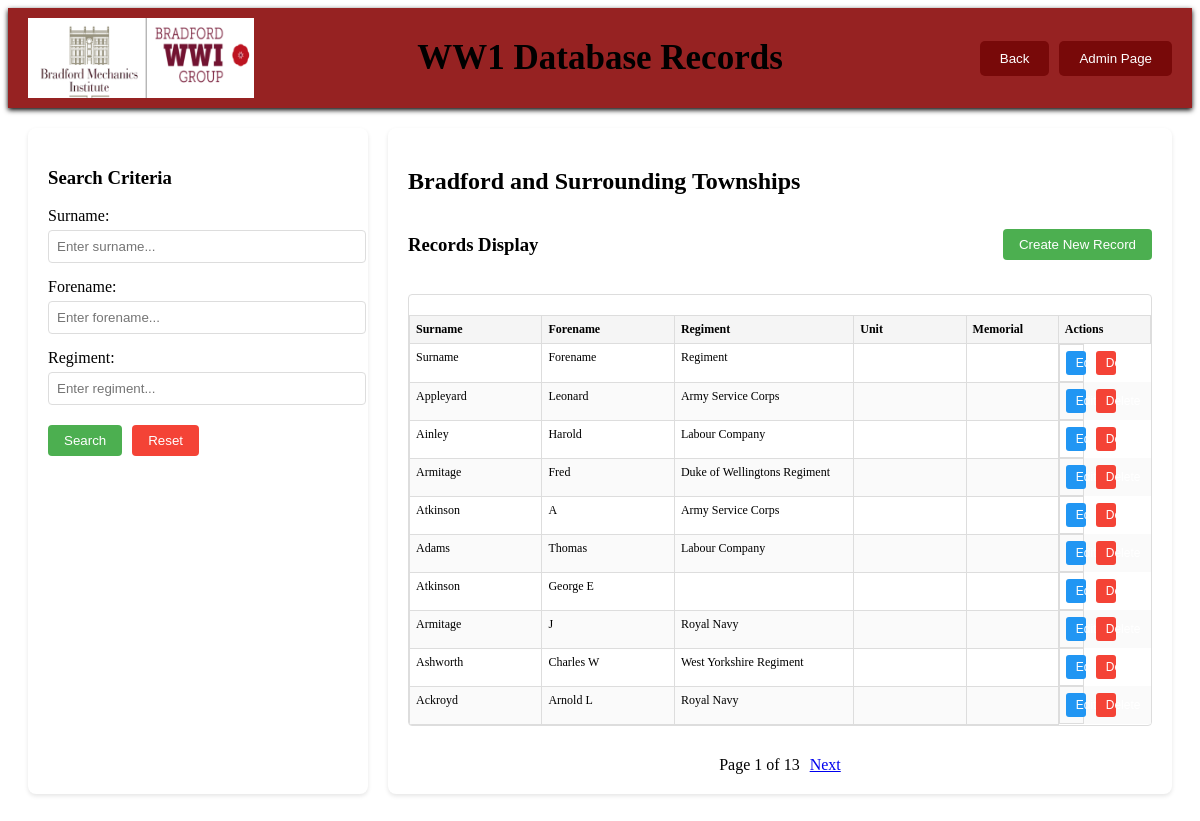
/admin/AdminTownship.php, run on the app's committed database.
### tables this page shows
CREATE TABLE `township` (
  `HonourID` int(11) NOT NULL,
  `Surname` varchar(35) NOT NULL,
  `Forename` varchar(35) NOT NULL,
  `Address` varchar(255) NOT NULL,
  `Electoral Ward` varchar(255) NOT NULL,
  `Town` varchar(255) NOT NULL,
  `Rank` varchar(255) NOT NULL,
  `Regiment` varchar(255) NOT NULL,
  `Battalion` varchar(255) DEFAULT NULL,
  `Company` varchar(255) NOT NULL,
  `Age` varchar(255) NOT NULL,
  `Service No` varchar(255) NOT NULL,
  `Other Regiment` varchar(255) NOT NULL,
  `Other Battalion` varchar(255) DEFAULT NULL,
  `Other Service No.` varchar(255) NOT NULL,
  `Medals` varchar(255) NOT NULL,
  `Enlistment Date` date NOT NULL,
  `Discharge Date` date NOT NULL,
  `Death (in service) Date` date NOT NULL,
  `Misc Info Nroh` text NOT NULL,
  `Cemetery/Memorial` varchar(255) NOT NULL,
  `Cemetery/Memorial Ref` varchar(255) NOT NULL,
  `Cemetery/Memorial Country` varchar(255) NOT NULL,
  `Additional CWCG Info` text NOT NULL
);

### admin/AdminTownship.php (the view, shortened to what this page needs)
<?php
require 'db_connect.php';
$surname = $_GET['surname'] ?? '';
$forename = $_GET['forename'] ?? '';
$regiment = $_GET['regiment'] ?? '';
$page = $_GET['page'] ?? 1;
$records_per_page = 10;
$offset = ($page - 1) * $records_per_page;
$query = "SELECT * FROM township WHERE 1=1";
$params = [];
$query .= " LIMIT ? OFFSET ?";
$params[] = $records_per_page;
$params[] = $offset;
$stmt = $mysqli->prepare($query);
$bind_types = str_repeat('s', count($params) - 2) . 'ii';
$stmt->bind_param($bind_types, ...$params);
$stmt->execute();
$results = $stmt->get_result()->fetch_all(MYSQLI_ASSOC);
$total_query = "SELECT COUNT(*) FROM township WHERE 1=1";
$total_stmt = $mysqli->prepare($total_query);
$total_stmt->execute();
$total_results = $total_stmt->get_result()->fetch_row()[0];
$total_pages = ceil($total_results / $records_per_page);
?>
<!DOCTYPE html>
<html lang="en">
<head>
    <link rel="stylesheet" href="AdminDatabase.css">
</head>
<body>
<div class="navbar">
        <div class="logo">
            <img src="../../rsc/GroupLogo.png" alt="WW1 Group">
        </div>
        <div class="title">
            WW1 Database Records
        </div>
        <div class="navbuttons">
            <button type="button" onclick="location.href='AdminSection2.html'">Back</button>
            <button type="button" onclick="location.href='AdminManageDatabase.html'">Admin Page</button>
        </div>
    </div>
    <div class="container">
        <div class="search-panel">
            <h3>Search Criteria</h3>
            <form id="searchForm" method="get">
                <div class="form-group">
                    <label for="surname">Surname:</label>
                    <input type="text" id="surname" name="surname" placeholder="Enter surname..." value="<?php echo htmlspecialchars($surname); ?>">
                </div>
                <div class="form-group">
                    <label for="forename">Forename:</label>
                    <input type="text" id="forename" name="forename" placeholder="Enter forename..." value="<?php echo htmlspecialchars($forename); ?>">
                </div>
                <div class="form-group">
                    <label for="regiment">Regiment:</label>
                    <input type="text" id="regiment" name="regiment" placeholder="Enter regiment..." value="<?php echo htmlspecialchars($regiment); ?>">
                </div>
                <div class="form-buttons">
                    <button type="button" id="searchButton">Search</button>
                    <button type="button" id="resetButton" onclick="window.location.href = 'AdminTownship.php';">Reset</button>
                </div>
            </form>
        </div>
        <div class="content-panel">
            <div class="database-title">
                <h2>Bradford and Surrounding Townships</h2>
            </div>
            <div class="records-container">
                <div class="records-header">
                    <h3 id="resultsHeading">Records Display</h3>
                    <button id="createRecordBtn" class="create-record-btn">Create New Record</button>
                </div>
                <div class="display">
                    <?php
                    if (empty($results)) {
                        echo "<p>No records found.</p>";
                    } else {
                        echo "<table class='records-table'>";
                        echo "<thead><tr>
                            <th>Surname</th>
                            <th>Forename</th>
                            <th>Regiment</th>
                            <th>Unit</th>
                            <th>Memorial</th>
                            <th>Actions</th>
                        </tr></thead><tbody>";
                        foreach ($results as $row) {
                            echo "<tr>";
                            echo "<td>" . htmlspecialchars($row['Surname']) . "</td>";
                            echo "<td>" . htmlspecialchars($row['Forename']) . "</td>";
                            echo "<td>" . htmlspecialchars($row['Regiment']) . "</td>";
                            echo "<td>" . htmlspecialchars($row['Unit']) . "</td>";
                            echo "<td>" . htmlspecialchars($row['Memorial']) . "</td>";
                            echo "<td class='action-buttons'>
                                <button class='edit-btn' data-id='" . $row['id'] . "'
                                data-surname='" . htmlspecialchars($row['Surname']) . "'
                                data-forename='" . htmlspecialchars($row['Forename']) . "'
                                data-regiment='" . htmlspecialchars($row['Regiment']) . "'
                                data-unit='" . htmlspecialchars($row['Unit']) . "'
                                data-memorial='" . htmlspecialchars($row['Memorial']) . "'>Edit</button>
                                <button class='delete-btn' data-id='" . $row['id'] . "'>Delete</button>
                            </td>";
                            echo "</tr>";
                        }
                        echo "</tbody></table>";
                    }
                    ?>
                </div>
                <div class="pagination">
                    <span id="pageInfo">Page <?php echo $page; ?> of <?php echo $total_pages; ?></span>
                    <?php if ($page < $total_pages): ?>
                        <a href="?surname=<?php echo urlencode($surname); ?>&forename=<?php echo urlencode($forename); ?>&regiment=<?php echo urlencode($regiment); ?>&page=<?php echo $page + 1; ?>">Next</a>
                    <?php endif; ?>
                </div>
            </div>
        </div>
    </div>
</body>
</html>

### admin/AdminDatabase.css (style rules this page uses)
.container { display: flex; padding: 20px; gap: 20px; }
.navbar { display: flex; justify-content: space-between; align-items: center; width: 100%; background-color: #962222; padding: 10px 20px; box-sizing: border-box; box-shadow: 0 2px 5px rgba(0, 0, 0, 1); height: 100px; position: relative; }
.navbar .logo { background-color: #ffffff; height: 100%; align-items: center; display: flex; }
.navbar .logo img { height: 80px; }
.navbar .title { color: black; font-size: 35px; position: absolute; left: 50%; transform: translateX(-50%); white-space: nowrap; font-family: 'Kameron'; font-weight: bold; }
.navbar .navbuttons { display: flex; gap: 10px; }
.navbar .navbuttons button { padding: 10px 20px; background-color: #780909; color: white; border: none; cursor: pointer; border-radius: 5px; }
.search-panel { flex: 0 0 300px; padding: 20px; background: white; border-radius: 8px; box-shadow: 0 2px 4px rgba(0,0,0,0.1); }
.content-panel { flex: 1; background: white; padding: 20px; border-radius: 8px; box-shadow: 0 2px 4px rgba(0,0,0,0.1); }
.form-group { margin-bottom: 15px; }
.form-group label { display: block; margin-bottom: 5px; }
.form-group input { width: 100%; padding: 8px; border: 1px solid #ddd; border-radius: 4px; }
.form-buttons { display: flex; gap: 10px; margin-top: 20px; }
.form-buttons button { padding: 8px 16px; border: none; border-radius: 4px; cursor: pointer; }
#searchButton { background-color: #4CAF50; color: white; }
#resetButton { background-color: #f44336; color: white; }
.display table { width: 100%; border-collapse: collapse; margin-top: 20px; }
.display th, .display td { padding: 12px; text-align: left; border: 1px solid #ddd; }
.display th { background-color: #f5f5f5; font-weight: bold; }
.display tr:nth-child(even) { background-color: #fafafa; }
.pagination { margin-top: 20px; display: flex; justify-content: center; gap: 10px; }
.records-table { width: 100%; border-collapse: collapse; font-size: 12px; table-layout: fixed; }
.records-table th, .records-table td { padding: 6px; vertical-align: top; border: 1px solid #ddd; }
.records-table th:nth-child(1), .records-table td:nth-child(1) { width: 18%; }
.records-table th:nth-child(2), .records-table td:nth-child(2) { width: 18%; }
.records-table th:nth-child(3), .records-table td:nth-child(3) { width: 25%; }
.records-table th:nth-child(4), .records-table td:nth-child(4) { width: 15%; }
.records-table th:nth-child(5), .records-table td:nth-child(5) { width: 12%; }
.records-table th:nth-child(6), .records-table td:nth-child(6) { width: 12%; }
.records-header { display: flex; justify-content: space-between; align-items: center; margin-bottom: 10px; }
.create-record-btn { padding: 8px 16px; background-color: #4CAF50; color: white; border: none; border-radius: 4px; cursor: pointer; }
.action-buttons { display: flex; gap: 10px; justify-content: space-between; padding: 5px 0; }
.edit-btn, .delete-btn { padding: 5px 10px; color: white; border: none; border-radius: 3px; cursor: pointer; font-size: 12px; width: 45%; text-align: center; }
.edit-btn { background-color: #2196F3; }
.delete-btn { background-color: #f44336; }
.records-container { position: relative; height: calc(100vh - 280px); display: flex; flex-direction: column; }
.display { flex: 1; overflow-y: auto; max-height: 100%; border: 1px solid #ddd; border-radius: 4px; margin: 10px 0; }
.records-table { margin: 0; width: 100%; }
.records-table thead { position: sticky; top: 0; background: #f5f5f5; z-index: 1; }

### data on the page
township: Surname "Surname", Forename "Forename", Regiment "Regiment"
township: Surname "Appleyard", Forename "Leonard", Regiment "Army Service Corps"
township: Surname "Ainley", Forename "Harold", Regiment "Labour Company"
township: Surname "Armitage", Forename "Fred", Regiment "Duke of Wellingtons Regiment"
township: Surname "Atkinson", Forename "A", Regiment "Army Service Corps"
township: Surname "Adams", Forename "Thomas", Regiment "Labour Company"
township: Surname "Atkinson", Forename "George E"
township: Surname "Armitage", Forename "J", Regiment "Royal Navy"
township: Surname "Ashworth", Forename "Charles W", Regiment "West Yorkshire Regiment"
township: Surname "Ackroyd", Forename "Arnold L", Regiment "Royal Navy"

### other printed values
$page "1"
$total_pages "13"
